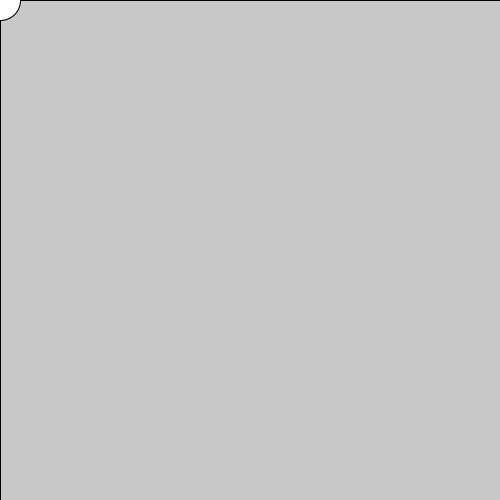
Frame 1 (no input)
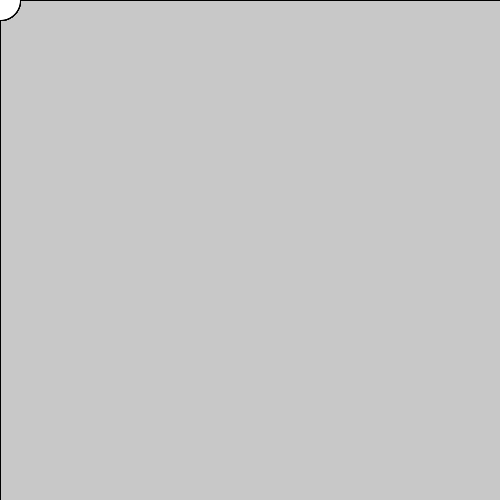
Frame 60 (the mouse pressed at the canvas centre just before this capture)
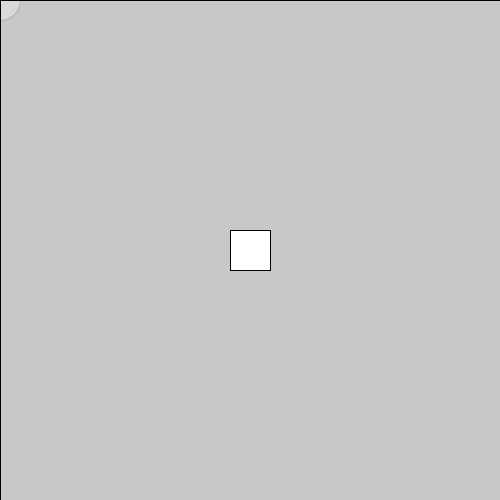
Frame 120 (the mouse held since frame 60 and released just before this capture)

The Processing sketch that drew these frames (run headless with seeded random() and noise(); from frame 60 on, the mouse is pressed at the canvas centre):

// Processing sketch: processing_166393
// ── processing_166393.pde

void setup() {
background(200);
size (500,500);
rectMode(CENTER);
}


void draw () {
  //background(200);
  fill(200,10);
  rect(width/2,height/2,width,height);
  
  if (mousePressed) {
    fill(255);
    rect(mouseX,mouseY,40,40);
  }
  else {
    fill(255);
    ellipse(mouseX,mouseY,40,40);
  }
}
